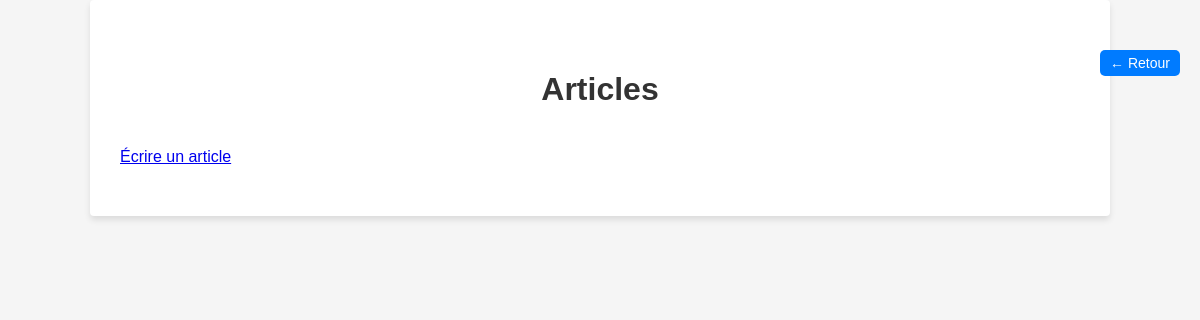
/articles, run on an earlier commit of the app's database.
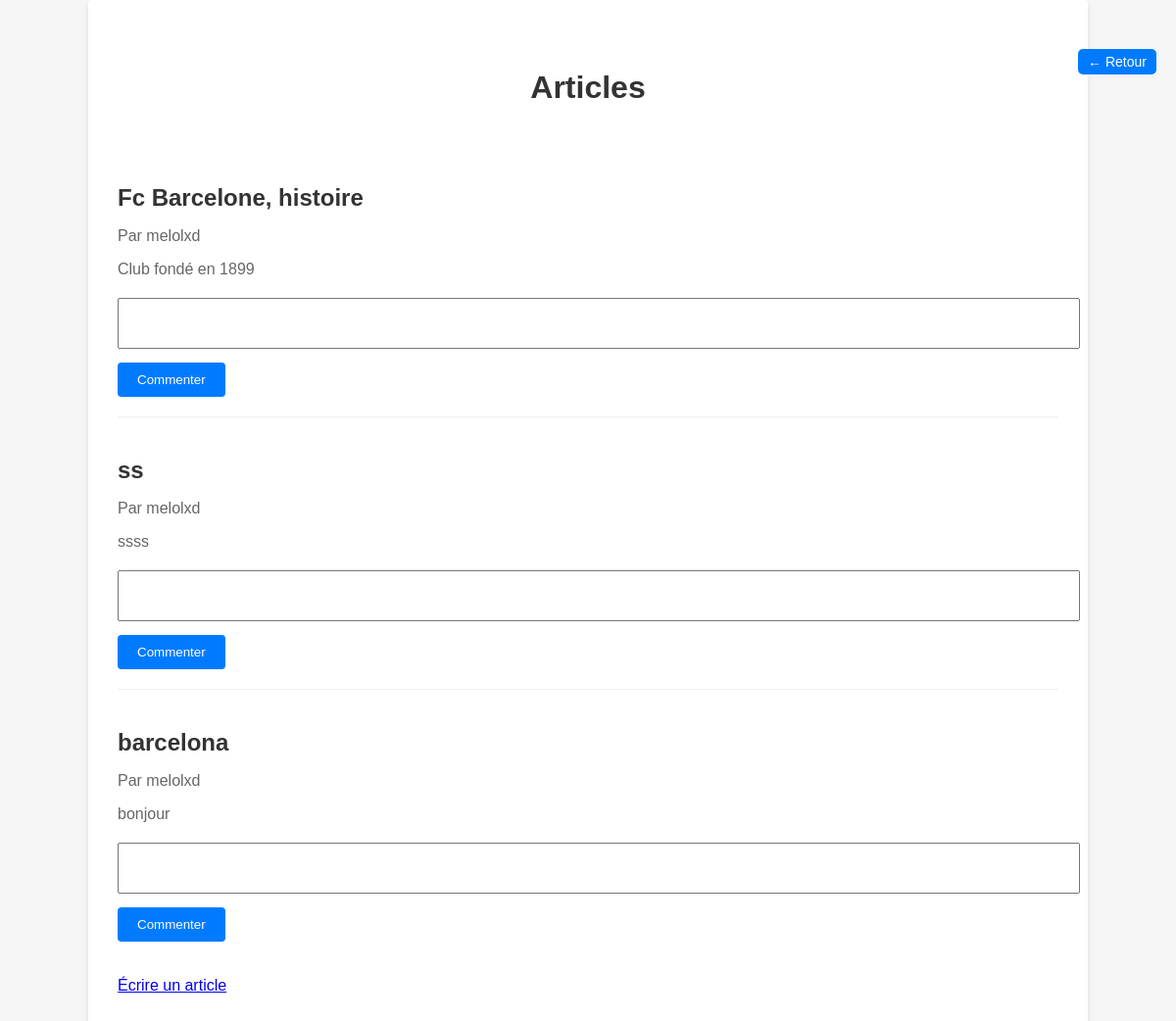
And on a later commit of the database.
### tables this page shows
CREATE TABLE articles (
    id INTEGER PRIMARY KEY AUTOINCREMENT,
    title TEXT NOT NULL,
    content TEXT NOT NULL,
    author_id INTEGER NOT NULL,
    created_at TIMESTAMP DEFAULT CURRENT_TIMESTAMP,
    FOREIGN KEY (author_id) REFERENCES users (id)
);

CREATE TABLE users (
    id INTEGER PRIMARY KEY AUTOINCREMENT,
    email TEXT NOT NULL UNIQUE,
    username TEXT NOT NULL UNIQUE,
    password_hash TEXT NOT NULL
);

### code.py (the view)
@app.route('/articles')
def articles():
    conn = sqlite3.connect('mydatabase.db')
    cursor = conn.cursor()
    cursor.execute('''
        SELECT articles.id, articles.title, articles.content, users.username
        FROM articles
        INNER JOIN users ON articles.author_id = users.id
        ORDER BY articles.created_at DESC
    ''')
    articles = cursor.fetchall()
    conn.close()
    return render_template('articles.html', articles=articles)

### templates/articles.html (shortened to what this page needs)
<!DOCTYPE html>
<html lang="fr">
<head>
</head>
<body>
    <div class="container">
        <h1>Articles</h1>
        <ul>
            {% for article in articles %}
                <li>
                    <h2>{{ article[1] }}</h2>
                    <p>Par {{ article[3] }}</p>
                    <p>{{ article[2] }}</p>
                    <form method="post" action="/articles/{{ article[0] }}/comments">
                        <textarea name="content" required></textarea>
                        <input type="submit" value="Commenter">
                    </form>
                </li>
            {% endfor %}
        </ul>
        <a href="/write-article" class="button">Écrire un article</a>
    </div>
    {% include 'back.html' %}
</body>
</html>

### templates/back.html (shortened to what this page needs)
<!DOCTYPE html>
<html lang="en">
<head>
</head>
<body>
    <a href="javascript:history.back()" class="back-btn">&#8592; Retour</a>
</body>
</html>

### templates/articles.html (style rules this page uses)
body { font-family: Arial, sans-serif; background-color: #f5f5f5; margin: 0; padding: 0; }
.container { width: 80%; max-width: 1000px; margin: auto; padding: 50px 30px; background-color: #fff; box-shadow: 0 4px 6px rgba(0, 0, 0, 0.1); border-radius: 4px; }
h1 { color: #333; text-align: center; margin-bottom: 40px; }
ul { list-style-type: none; padding: 0; }
li { border-bottom: 1px solid #eee; padding: 20px 0; }
li:last-child { border-bottom: none; }
h2 { color: #333; margin-bottom: 5px; }
p { color: #666; margin-bottom: 5px; }
form { margin-top: 20px; }
textarea { width: 100%; padding: 10px; margin-bottom: 10px; resize: none; }
input[type="submit"] { background-color: #007bff; color: #fff; border: none; padding: 10px 20px; cursor: pointer; border-radius: 4px; }

### templates/back.html (style rules this page uses)
.back-btn { position: absolute; top: 50px; right: 20px; display: inline-block; padding: 5px 10px; background-color: #007bff; color: #fff; text-decoration: none; border-radius: 5px; font-size: 14px; }

What changed in the data, as far as the page shows it:
added articles: title "Fc Barcelone, histoire", username "melolxd", content "Club fondé en 1899"
added articles: title "ss", username "melolxd", content "ssss"
added articles: title "barcelona", username "melolxd", content "bonjour"
